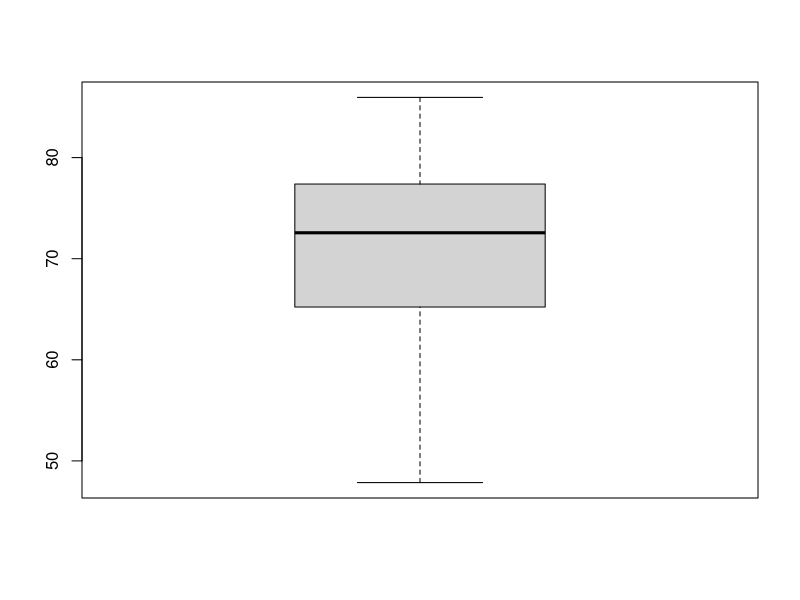
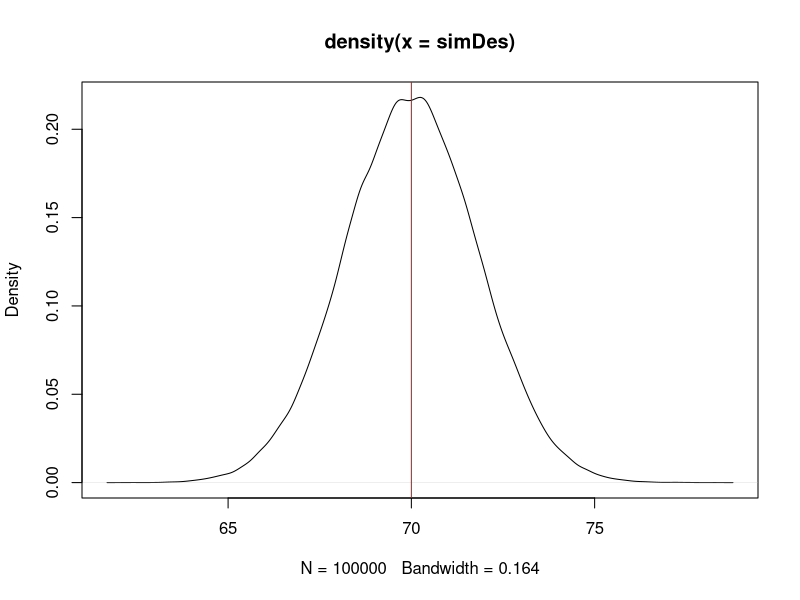
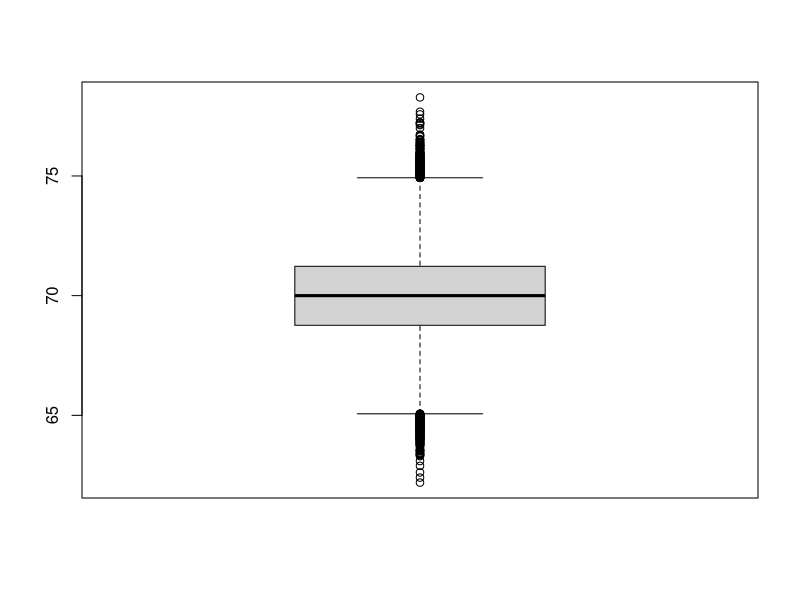
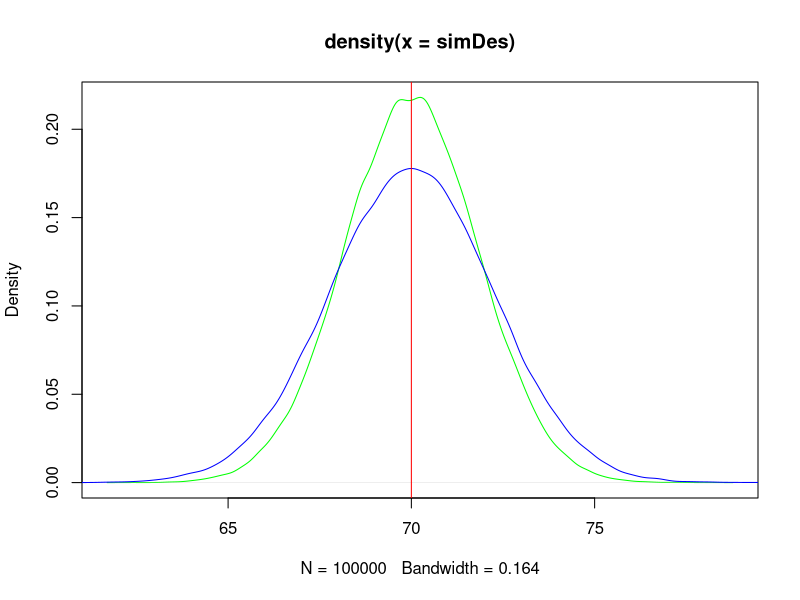
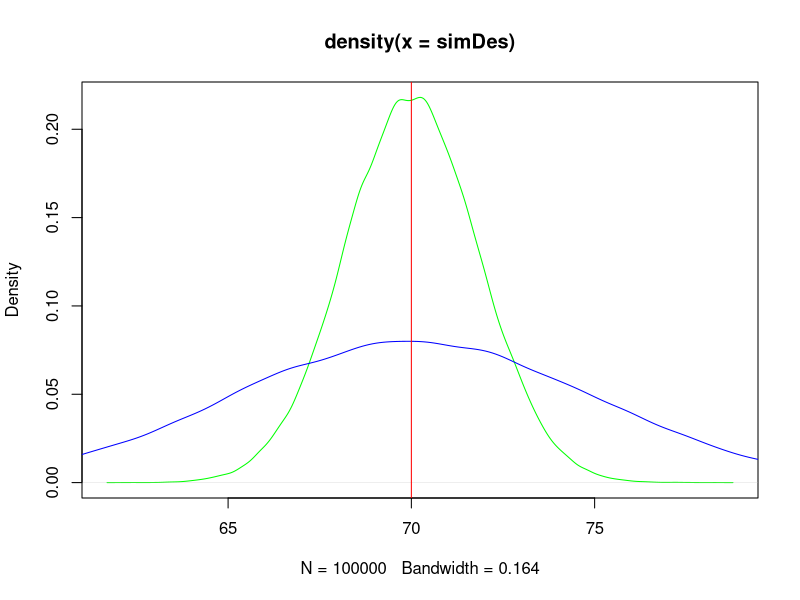

Recreate these plots in R, in order.
data(birthwt, package="MASS")

set.seed(1)
n <- 30
simData <- rnorm(n, 70, 10)
simData

mean(simData)
boxplot(simData)

simDes <- replicate(100000, {
  simData <- rnorm(n, 70, 10)
  mean(simData)
})

plot(density(simDes))
abline(v=70, col="red")
boxplot(simDes)
mean(simDes)
sd(simDes)

simDesMedian <- replicate(100000, {
  simData <- rnorm(n, 70, 10)
  median(simData)
})

plot(density(simDes), col = "green")
lines(density(simDesMedian), col= "blue")
abline(v=70, col="red")

simDesfurcsa <- replicate(100000, {
  simData <- rnorm(n, 70, 10)
  mean(simData[1:4])
})

plot(density(simDes), col = "green")
lines(density(simDesfurcsa), col= "blue")
abline(v=70, col="red")




